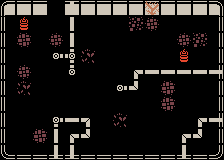

A 2D game scene composited from a Tiled map and its tileset images. What follows is a short description and the map's XML, with every tile layer's data as written:
An orthogonal 14x10 tile map with 16x16 px tiles, 4 tile layers (Back, BackDetail, Mid, Front), 3 tilesets and 11 objects (9x SpawnEnemy, Puerta, SpawnPoint).

<map version="1.2" tiledversion="1.2.4" orientation="orthogonal" renderorder="right-down" width="14" height="10" tilewidth="16" tileheight="16" infinite="0" nextlayerid="7" nextobjectid="12">
 <tileset firstgid="1" source="../KenneyMono.tsx" />
 <tileset firstgid="1025" source="../KenneyTransparente.tsx" />
 <tileset firstgid="2081" source="../Kenney.tsx" />
 <layer id="1" name="Back" width="14" height="10">
  <data encoding="csv">
1,1,1,1,1,1,1,1,1,1,1,1,1,1,
1,1,1,1,1,1,1,1,1,1,1,1,1,1,
1,1,1,1,1,1,1,1,1,1,1,1,1,1,
1,1,1,1,1,1,1,1,1,1,1,1,1,1,
1,1,1,1,1,1,1,1,1,1,1,1,1,1,
1,1,1,1,1,1,1,1,1,1,1,1,1,1,
1,1,1,1,1,1,1,1,1,1,1,1,1,1,
1,1,1,1,1,1,1,1,1,1,1,1,1,1,
1,1,1,1,1,1,1,1,1,1,1,1,1,1,
1,1,1,1,1,1,1,1,1,1,1,1,1,1
</data>
 </layer>
 <layer id="5" name="BackDetail" width="14" height="10">
  <data encoding="csv">
0,0,0,0,1138,0,0,0,0,0,0,0,0,0,
0,0,0,0,0,0,0,0,1027,1028,0,0,0,0,
0,1029,0,1028,0,0,0,0,0,0,0,1028,1027,0,
0,0,0,0,0,1026,0,0,0,0,0,0,0,0,
0,1028,0,0,0,0,0,0,0,0,0,0,0,1610613874,
0,1026,0,0,0,0,0,0,0,0,1029,0,0,0,
0,0,0,0,0,0,0,0,0,0,1029,0,0,0,
0,0,0,0,0,0,0,1026,0,0,0,0,0,1610613874,
0,0,1029,0,0,0,0,0,0,0,0,0,0,0,
0,0,0,1138,1138,0,0,0,0,0,0,1138,0,0
</data>
 </layer>
 <layer id="2" name="Mid" width="14" height="10">
  <properties>
   <property name="unity:layer" value="Mid" />
  </properties>
  <data encoding="csv">
2147485318,1669,2147485317,0,2147485317,2147485317,1669,2147485317,2147485317,2147485317,2147485317,2147485317,1669,1670,
1701,1468,0,0,1138,0,0,0,0,0,0,0,0,3221227173,
1701,0,0,0,1138,0,0,0,0,0,0,0,0,3221227173,
1701,0,0,536872016,3221226580,0,0,0,0,0,0,1468,0,3221227173,
1701,0,0,0,1073742928,0,0,0,1139,1610613874,1610613874,1610613874,1610613874,3221227173,
1701,0,0,0,0,0,0,536872016,3221226611,0,0,0,0,3221227173,
1701,0,0,0,0,0,0,0,0,0,0,0,0,3221227173,
1701,0,0,1106,1610613874,2684355699,0,0,0,0,0,0,1139,3221227173,
1701,0,0,1138,1139,3221226611,0,0,0,0,0,1139,3221226611,3221227173,
1734,1610614437,1610614437,1610614437,1610614437,1610614437,1610614437,1610614437,1610614437,1610614437,1610614437,1610614437,1610614437,1610614470
</data>
 </layer>
 <objectgroup id="6" name="Mid">
  <object id="1" name="Puerta" type="Puerta" x="48.3334" y="0.333333" width="16" height="16" />
  <object id="2" name="SpawnPoint" type="SpawnPoint" x="20.3333" y="131.333" width="16" height="16" />
  <object id="3" name="SpawnEnemy" type="SpawnEnemy" x="28" y="38" width="16" height="16" />
  <object id="4" name="SpawnEnemy" type="SpawnEnemy" x="194.333" y="36.6667" width="16" height="16" />
  <object id="5" name="SpawnEnemy" type="SpawnEnemy" x="109" y="104.333" width="16" height="16" />
  <object id="6" name="SpawnEnemy" type="SpawnEnemy" x="129" y="28" width="16" height="16" />
  <object id="7" name="SpawnEnemy" type="SpawnEnemy" x="140" y="132.667" width="16" height="16" />
  <object id="8" name="SpawnEnemy" type="SpawnEnemy" x="155" y="59" width="16" height="16" rotation="-90" />
  <object id="9" name="SpawnEnemy" type="SpawnEnemy" x="98" y="29" width="16" height="16" />
  <object id="10" name="SpawnEnemy" type="SpawnEnemy" x="97.6663" y="63.3333" width="16" height="16" />
  <object id="11" name="SpawnEnemy" type="SpawnEnemy" x="170.333" y="92.9997" width="16" height="16" />
 </objectgroup>
 <layer id="3" name="Front" width="14" height="10">
  <data encoding="csv">
0,0,0,0,0,0,0,0,0,1097,0,0,0,0,
0,0,0,0,0,0,0,0,0,0,0,0,0,0,
0,0,0,0,0,0,0,0,0,0,0,0,0,0,
0,0,0,0,0,0,0,0,0,0,0,0,0,0,
0,0,0,0,0,0,0,0,0,0,0,0,0,0,
0,0,0,0,0,0,0,0,0,0,0,0,0,0,
0,0,0,0,0,0,0,0,0,0,0,0,0,0,
0,0,0,0,0,0,0,0,0,0,0,0,0,0,
0,0,0,0,0,0,0,0,0,0,0,0,0,0,
0,0,0,0,0,0,0,0,0,0,0,0,0,0
</data>
 </layer>
</map>
